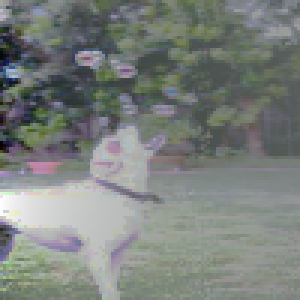
#> input picture test2_new.png, 100 x 100 px, given in place of article_pont.png, which was not available (shown 3 times larger)
$ python Fonctions_de_base2.py
#> lines starting #> are read from the running program, lines starting #| are printed output that depends on the picture; pictures that were not available may be replaced by others from this repository, and a replacement may not be noted
### loader.py
import cv2
import numpy as np

def load_image(image_path, lab=False):
#> called with image_path = 'images/article_pont.png', lab = False
    try:
        image = cv2.imread(image_path)
#> image is the input picture: shape (100, 100, 3); mean B, G, R 124.2, 128.2, 122.9
        if image.shape == ():
            raise Exception("Error while loading the image")

        if lab:
            image = cv2.cvtColor(image, cv2.COLOR_BGR2LAB)

        return np.array(image)
    except:
        print("Error while loading the image")
        raise Exception("Error while loading the image")

def save_image(image, name="image", lab=False):
    image.astype(np.uint8)
    if lab:
        image[:, :, 0] = np.clip(image[:, :, 0], 0, 255)
        image[:, :, 1] = np.clip(image[:, :, 1], 0, 255)
        image[:, :, 2] = np.clip(image[:, :, 2], 0, 255)
        image = cv2.cvtColor(image.astype(np.uint8), cv2.COLOR_LAB2BGR)
    cv2.imwrite(f"{name}", image)
    print(f"Image saved as {name}")

# [11 lines that do not run on import are left out]


### scaling.py
import numpy as np
import loader as ld
import vizualization as vz
import tqdm

def scaling(image, channel=0, mx=255, mn=0):
    """

    | channel : int, the channel to rescale, 0 = red, 1 = green, 2 = blue
    | image : numpy array, the image to rescale
    Rescale the image channel 'channel' to the range [0, 255]
    Associate the minimum value of the channel to 0 and the maximum value to 255.
    Modify the image in place.

    """

    print("Scaling an image of shape ", image[:, :, 0].shape)
    print(" | Channel ", channel)
    print(" | max/min ", image[:, :, channel].max(), image[:, :, channel].min())
    print(" | mean ", image[:, :, channel].mean())

    max_intensity = image[:, :, channel].max()
    min_intensity = image[:, :, channel].min()


    for i in tqdm.tqdm(range(image.shape[0])):
        for j in range(image.shape[1]):
            intensity = np.round((float(image[i, j, channel]) - min_intensity) / (max_intensity - min_intensity) * (mx - mn) + mn)
            image[i, j, channel] = intensity


# [33 lines left out: function scaling_gw_wp, not called in this run]


# [9 lines that do not run on import are left out]

### Fonctions_de_bases.py
import numpy as np
import math
import time
import warnings
import tqdm
import random

# Convertir les avertissements en erreurs
warnings.filterwarnings("error", category=RuntimeWarning)


# définir les fonctions de base
# [5 lines left out: function signum, not called in this run]

def saturation(x, alpha=2):
    """
    Fonction de saturation (fonction de transformation).
    """
    return np.clip(alpha*x, -1, 1)

def Omega_Ed(i1,j1,i2,j2):
# distance euclidienne
# i et j les coordonées du pixel
    if i1==i2 and j1==j2:
        return 0
    return 1/math.sqrt(((i1-i2)**2)+((j1-j2)**2))

# [85 lines left out: functions Omega_Ed_2, Omega_Manhattan, R_pixel, R_pixel_random, R_random, R, not called in this run]

### Fonctions_de_base2.py
import numpy as np
from numpy.polynomial.chebyshev import Chebyshev
import scipy
import scipy.signal
import loader as ld
from Fonctions_de_bases import *
import scaling as sc
from tqdm import tqdm
from scipy.fftpack import dct, idct


x=np.linspace(-256,256,10000)

#Première methode
def Approximation_polynomiale(f, degree, alpha=2):
    # Approximation par les polynômes de Tchebychev
    y = f(x, alpha)
    cheb_poly = Chebyshev.fit(x, y, degree)
    #max_error = np.max(np.abs(y - cheb_poly(x)))
    coefficients = cheb_poly.coef.tolist()
    return coefficients


def R_poly(img, f, degree, omega, alpha=2):
    height,width=np.size(img,0),np.size(img,1)
    R=np.zeros(height,width)
    Omega=np.zeros(height,width)
    cheby=Approximation_polynomiale(f, degree, alpha)
    for x in range(height):
        for y in range(width):
            Omega[x,y]=omega(x,y,0,0)
    for x in range(height):
        for y in range(width):
            for i  in range(degree+1):
                convolved_image=scipy.signal.convolve2d(Omega,img**i)
                ai=0
                # a c'est a.n(x) dans l'article2
                for j in range(i,degree+1):
                    a+=cheby[j]*((-1)**(j-i+1))*((img[x,y])**(j-i))
                R[x,y]+=ai*convolved_image[x,y]
    return R


def get_kernel(sizex, sizey, omega):
    kernel = np.zeros((sizex, sizey))
    for i in range(sizex):
        for j in range(sizey):
            kernel[i, j] = omega(sizex//2, sizey//2, i, j)
    return kernel

#Deuxième methode
def R_convolution(L,img,fonction,omega,alpha=2):
    #C'est le calcul de R(x,Lj) qu'on retrouve dans l'article 2 sauf que là on calcule R pour toute l'image au lieu d'un seul pixel x
    height,width=np.size(img,0),np.size(img,1)
    F=np.zeros((height,width))

    kernel = get_kernel(10, 10, omega)

    for i in range(height):
        for j in range(width):
            F[i,j]=fonction(L-img[i,j],alpha)
    return scipy.signal.convolve2d(F,kernel,mode='same', boundary='fill')

def R_interpolation(img_uint,fonction,omega,number_of_levels=8,alpha=2):
    #C'est le calcul du developpement limité qui se trouve juste après dans le meme article
    height,width=np.size(img_uint,0),np.size(img_uint,1)
    L=np.zeros(number_of_levels)

    img = img_uint.copy().astype(np.float64)
    # L c'est une liste qui contient les niveaux de "quantification" Lj
    R=[]
    # R c'est une liste des images R(Lj)
    modified_image=np.zeros((height,width))
    # modified image c'est l'image résultante
    for j in range(number_of_levels):
        L[j]=((img.max()) - img.min())*j*(1/(number_of_levels-1)) + img.min()
        R.append(R_convolution(L[j],img,fonction,omega,alpha))

    print("L", L)
    for l in range(width):
        for j in range(number_of_levels-1):
            for k in range(height):
                if img[k,l]<=L[j+1] and img[k,l]>L[j]:
                    modified_image[k,l]=((R[j+1][k,l]-R[j][k,l])/(L[j+1]-L[j]))*(img[k,l]-L[j]) + R[j][k,l]
    return modified_image


def ace_l(image, f=saturation, number_of_levels=8, omega=Omega_Ed, alpha=2):
    # ACE avec approximation polynomiale
#> called with number_of_levels = 8, alpha = 2
    for channel in (range(3)):
        image[:,:,channel] = R_interpolation(image[:,:,channel], f, omega, number_of_levels, alpha)
#> this loop made 3 passes
#> pass 1, in R_interpolation, `img = img_uint.copy().astype(np.float64)`:
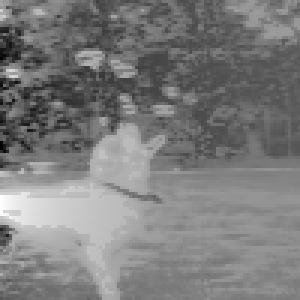
#> img: shape (100, 100) float64 (shown 3 times larger); min 0, max 255, mean 124.2
#> pass 2, in R_interpolation (call 2), `img = img_uint.copy().astype(np.float64)`:
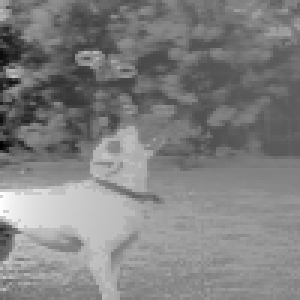
#> img: shape (100, 100) float64 (shown 3 times larger); min 0, max 255, mean 128.2
#> pass 3, in R_interpolation (call 3), `img = img_uint.copy().astype(np.float64)`:
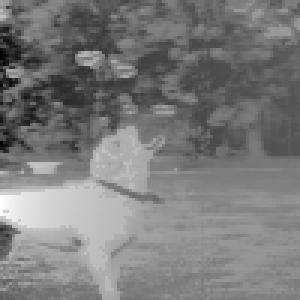
#> img: shape (100, 100) float64 (shown 3 times larger); min 0, max 255, mean 122.9
#> after the loop:
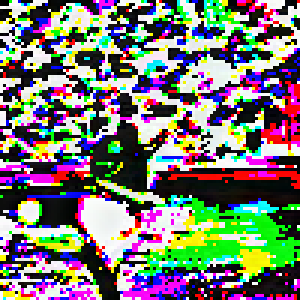
#> image: shape (100, 100, 3) (shown 3 times larger); mean B, G, R 113.4, 120.7, 120.6

    sc.scaling(image, 0)
#| Scaling an image of shape  (100, 100)
#|  | max/min  255 0
#|  | mean  113.4449
#> in scaling, `max_intensity = image[:, :, channel].max()`: max_intensity = 255
#> in scaling, `min_intensity = image[:, :, channel].min()`: min_intensity = 0
    sc.scaling(image, 1)
#| Scaling an image of shape  (100, 100)
#|  | max/min  255 0
#|  | mean  120.7364
    sc.scaling(image, 2)
#| Scaling an image of shape  (100, 100)
#|  | max/min  255 0
#|  | mean  120.563

    return image

if __name__ == "__main__":
    ima = ld.load_image("images/article_pont.png")
    ima = ace_l(ima, number_of_levels=8)
    ld.save_image(ima, "images/article_pont_acel.png")
